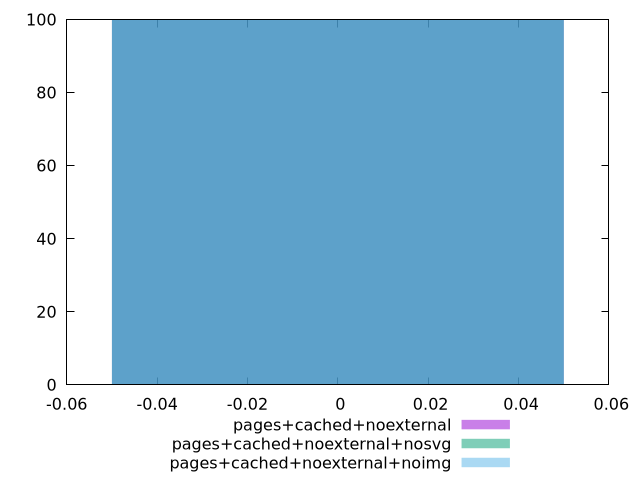

Reproduce this figure in gnuplot.
$_pagesCachedNoexternal <<EOF
0 100
EOF
$_pagesCachedNoexternalNosvg <<EOF
0 100
EOF
$_pagesCachedNoexternalNoimg <<EOF
0 100
EOF
set key outside below
set terminal pngcairo
set output "report_00005_2020-11-02T22-26-11.212Z/unsized-images/unsized-images_pages+cached+noexternal_pages+cached+noexternal+nosvg_pages+cached+noexternal+noimg+hist.png"
set boxwidth 0.1
set style fill transparent solid 0.5 noborder
set yrange [0:100]
plot $_pagesCachedNoexternal title "pages+cached+noexternal" with boxes ,$_pagesCachedNoexternalNosvg title "pages+cached+noexternal+nosvg" with boxes ,$_pagesCachedNoexternalNoimg title "pages+cached+noexternal+noimg" with boxes ,
